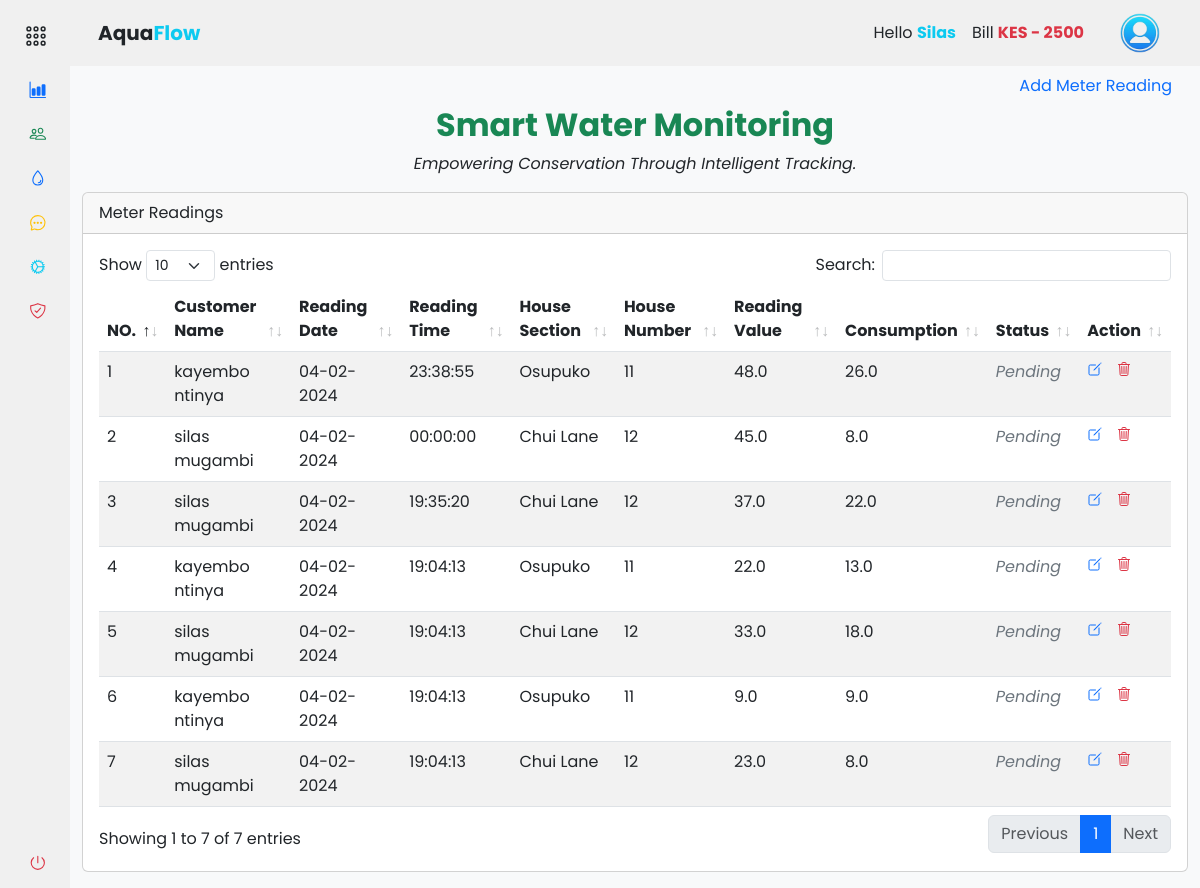
/accounts/records/meter_readings (signed in), run on the app's committed database.
### app/backend/models/user.py (models this page shows, shortened)
class User(db.Model, UserMixin):
    id = db.Column(db.Integer, primary_key=True)
    mobile_number = db.Column(db.String(20), unique=True, nullable=False)
    password_hash = db.Column(db.String(128), nullable=False)
    first_name = db.Column(db.String(50))
    last_name = db.Column(db.String(50))
    email = db.Column(db.String(120))
    house_section = db.Column(db.String(50))
    house_number = db.Column(db.String(20))
    profile_image = db.Column(db.String(255))
    is_active = db.Column(db.Boolean, default=True)
    is_admin = db.Column(db.Boolean, default=False)
    meter_readings = db.relationship('MeterReading', backref='user', lazy=True)
    payments = db.relationship('Payment', backref='user', lazy=True)

class MeterReading(db.Model):
    id = db.Column(db.Integer, primary_key=True)
    timestamp = db.Column(db.DateTime, default=datetime.now(timezone.utc) + timedelta(hours=3), nullable=False)
    house_section = db.Column(db.String(50))
    house_number = db.Column(db.String(20))
    reading_value = db.Column(db.Float)
    reading_status = db.Column(db.Boolean, default=False)
    user_id = db.Column(db.Integer, db.ForeignKey('user.id'), nullable=False)
    customer_name = db.Column(db.String(50))
    consumed = db.Column(db.Float)
    unit_price = db.Column(db.Float)
    total_price = db.Column(db.Float)

### app/backend/accounts/records/routes.py (the view, shortened to what this page needs)
@records_bp.route('/meter_readings', methods=['GET', 'POST'])
@login_required
def meter_readings():
    add_meter_reading_form = AddMeterReadingForm()
    edit_meter_reading_form = EditMeterReadingForm()
    house_sections = db.session.query(User.house_section.distinct()).all()
    meter_readings = get_meter_readings(current_user)
    return render_template('accounts/meter_readings.html', house_sections=house_sections, meter_readings=meter_readings, form=add_meter_reading_form, edit_form=edit_meter_reading_form, hide_footer=True)

### app/backend/accounts/records/forms.py
class AddMeterReadingForm(FlaskForm):
    house_section = StringField('House Section:', validators=[DataRequired()])
    house_number = StringField('House Number:', validators=[DataRequired()])
    reading_value = FloatField('Reading Value:', validators=[DataRequired()])
    submit = SubmitField('Submit')

class EditMeterReadingForm(FlaskForm):
    house_section = StringField('House Section', validators=[DataRequired()])
    house_number = StringField('House Number', validators=[DataRequired()])
    reading_value = FloatField('Reading Value', validators=[DataRequired()])
    consumed = FloatField('Consumed Units', validators=[DataRequired()])
    unit_price = FloatField('Unit Price', validators=[DataRequired()])
    total_price = FloatField('Total Price', validators=[DataRequired()])
    timestamp = DateField('Reading Date', validators=[DataRequired()])
    reading_status = BooleanField('Reading Status')
    submit = SubmitField('Update')

### app/backend/accounts/accounts_context.py (called while the page is built)
def accounts_context():
    people = 'silas'
    bill = int('2500')
    return {'people': people, 'bill': bill}

def inject_now():
    return {'now': datetime.utcnow() + timedelta(hours=3)}

### app/backend/accounts/records/records.py (called while the page is built)
def get_meter_readings(current_user):
    return MeterReading.query.filter_by(user_id=current_user.id).all()

### app/assets/templates/accounts/meter_readings.html (shortened to what this page needs)
{% extends 'base.html' %} {% block content %}
<section class="container-fluid">
  <ul class="nav nav-pills justify-content-end border-0">
    <li type="button" class="nav-item">
      <a
        class="nav-link"
        data-bs-toggle="modal"
        data-bs-target="#addMeterReadingModal"
        >Add Meter Reading</a
      >
    </li>
  </ul>
  <div class="text-center">
    <h2 class="fw-bold text-success">Smart Water Monitoring</h2>
    <p class="mt-2 fst-italic">
      Empowering Conservation Through Intelligent Tracking.
    </p>
  </div>
  <div class="col-md-12">
    <div class="card mt-3 mb-3">
      <div class="card-header">Meter Readings</div>
      <div class="card-body">
        <div class="table-responsive">
          <table class="table table-striped data-table" style="width: 100%">
            <thead>
              <tr>
                <th scope="col">NO.</th>
                <th scope="col">Customer Name</th>
                <th scope="col">Reading Date</th>
                <th scope="col">Reading Time</th>
                <th scope="col">House Section</th>
                <th scope="col">House Number</th>
                <th scope="col">Reading Value</th>
                <th scope="col">Consumption</th>
                <th scope="col">Status</th>
                <th scope="col">Action</th>
              </tr>
            </thead>
            <tbody>
              {% if meter_readings %} {% for reading in meter_readings | reverse
              %}
              <tr>
                <td>{{ loop.index }}</td>
                <td>{{ reading.customer_name }}</td>
                <td>{{ reading.timestamp.strftime('%d-%m-%Y') }}</td>
                <td>
                  {{ reading.timestamp.strftime('%H:%M:%S') if reading.timestamp
                  else '' }}
                </td>
                <td>{{ reading.house_section.title() }}</td>
                <td>{{ reading.house_number }}</td>
                <td>{{ reading.reading_value }}</td>
                <td>{{ reading.consumed }}</td>
                <td
                  class="fst-italic {% if reading.reading_status %}text-success{% else %}text-secondary{% endif %}"
                >
                  {{ 'Cleared' if reading.reading_status else 'Pending' }}
                </td>
                <td>
                  <a
                    action="{{ url_for('accounts.records.edit_meter_reading', meter_reading_id=reading.id) }}"
                    class="me-2"
                    data-bs-toggle="modal"
                    data-bs-target="#editConfirmationModal{{ reading.id }}"
                  >
                    <ion-icon
                      name="create-outline"
                      class="text-primary"
                    ></ion-icon>
                  </a>
                  <a
                    action="#deleteConfirmationModal_{{ reading.id }}"
                    class=""
                    data-bs-toggle="modal"
                    data-bs-target="#deleteConfirmationModal_{{ reading.id }}"
                  >
                    <ion-icon
                      name="trash-outline"
                      class="text-danger"
                    ></ion-icon>
                  </a>
                </td>
              </tr>
              {% endfor %}{% else %}
              <tr>
                <td colspan="12">No billing data available</td>
              </tr>
              {% endif %}
            </tbody>
          </table>
        </div>
      </div>
    </div>
  </div>
</section>
{% endblock %}

### app/assets/templates/components/navbar.html (shortened to what this page needs)
{% if not hide_navbar %}
<header
  id="navbar"
  class="navbar navbar-expand-lg sticky-sm-top {% if not current_user.is_authenticated %}bg-dark{% endif %}"
>
  <div class="container-fluid">
    <a
      class="navbar-brand text-center d-flex align-items-center fw-bold ms-3 {% if not current_user.is_authenticated %}text-light{% else %}text-dark{% endif %}"
      href="#"
    >
      Aqua<span class="text-info">Flow</span>
    </a>
    <div class="collapse navbar-collapse" id="navbarToggler">
      <div class="d-flex align-items-center ms-auto">
         {% if current_user.is_authenticated %}
        <ul class="navbar-nav me-3">
          <li class="nav-item">
            <a class="nav-link text-dark">
              Hello
              <span class="text-info fw-bold"
                >{{ current_user.first_name.title() }}</span
              >
            </a>
          </li>
          <li class="nav-item">
            <a class="nav-link text-dark">
              Bill
              <span
                class="fw-bold {% if bill > 0 %}text-danger{% else %}text-success{% endif %}"
                >KES {% if bill > 0 %}-{% endif %} {{ bill }}</span
              >
            </a>
          </li>
        </ul>
        <div class="btn-group">
          <button
            type="button"
            class="btn navbar-brand rounded-circle border-0"
            data-bs-toggle="dropdown"
            aria-expanded="false"
          >
            <img
              src="{{ url_for('static', filename='images/user.png') }}"
              alt="logo image"
              height="40px"
              width="40px"
            />
          </button>
        </div>
        {% endif %}
      </div>
    </div>
  </div>
</header>
{% endif %}

### app/assets/static/css/styles.css (style rules this page uses)
a { text-decoration: none; cursor: pointer; }
li { list-style: none; }
button { border: none !important; outline: none; }
body { font-family: "Poppins", sans-serif; }
.navbar, #sidebar { background-color: #f0f0f0; z-index: 1000; }

### data on the page
User: first_name "Silas"
MeterReading: customer_name "kayembo ntinya", timestamp "04-02-2024", timestamp "23:38:55", house_section "Osupuko", house_number "11", reading_value "48.0", consumed "26.0", reading_status "Pending"
MeterReading: customer_name "silas mugambi", timestamp "04-02-2024", timestamp "00:00:00", house_section "Chui Lane", house_number "12", reading_value "45.0", consumed "8.0", reading_status "Pending"
MeterReading: customer_name "silas mugambi", timestamp "04-02-2024", timestamp "19:35:20", house_section "Chui Lane", house_number "12", reading_value "37.0", consumed "22.0", reading_status "Pending"
MeterReading: customer_name "kayembo ntinya", timestamp "04-02-2024", timestamp "19:04:13", house_section "Osupuko", house_number "11", reading_value "22.0", consumed "13.0", reading_status "Pending"
MeterReading: customer_name "silas mugambi", timestamp "04-02-2024", timestamp "19:04:13", house_section "Chui Lane", house_number "12", reading_value "33.0", consumed "18.0", reading_status "Pending"
MeterReading: customer_name "kayembo ntinya", timestamp "04-02-2024", timestamp "19:04:13", house_section "Osupuko", house_number "11", reading_value "9.0", consumed "9.0", reading_status "Pending"
MeterReading: customer_name "silas mugambi", timestamp "04-02-2024", timestamp "19:04:13", house_section "Chui Lane", house_number "12", reading_value "23.0", consumed "8.0", reading_status "Pending"

### other printed values
{{ bill }} "2500"
